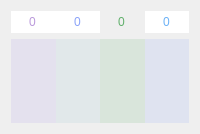
      <widget class="QWidget" name="wefe_page">
       <layout class="QVBoxLayout" name="verticalLayout_2">
        <item>
         <widget class="QFrame" name="wefeContainer">
          <layout class="QGridLayout" name="gridLayout_2">
           <property name="leftMargin">
            <number>0</number>
           </property>
           <property name="topMargin">
            <number>0</number>
           </property>
           <property name="rightMargin">
            <number>0</number>
           </property>
           <property name="bottomMargin">
            <number>0</number>
           </property>
           <property name="horizontalSpacing">
            <number>0</number>
           </property>
           <item row="0" column="1">
            <widget class="QSpinBox" name="excite_spinbox">
             <property name="toolTip">
              <string>&lt;html&gt;&lt;head/&gt;&lt;body&gt;&lt;p&gt;FOCUS&lt;/p&gt;&lt;/body&gt;&lt;/html&gt;</string>
             </property>
             <property name="styleSheet">
              <string notr="true">
    /* ///////////////////////////////////////////////////////////////
    QToolTip
    /////////////////////////////////////////////////////////////// */
    QToolTip {
        background: rgba(23,23,23, 150);
        border: 1px solid rgb(107,177,246);
        border-radius: 5px;
        padding:4px;
        text-align: left;
        color: rgb(107,177,246);
    }

    /* ///////////////////////////////////////////////////////////////
    QSpinBox
    /////////////////////////////////////////////////////////////// */
    QSpinBox {color:rgb(138,162,248);}
    QSpinBox:hover {color: rgb(198,222,255);}
    QSpinBox:focus {color: rgb(168,192,255);}
    </string>
             </property>
             <property name="frame">
              <bool>false</bool>
             </property>
             <property name="alignment">
              <set>Qt::AlignCenter</set>
             </property>
             <property name="buttonSymbols">
              <enum>QAbstractSpinBox::NoButtons</enum>
             </property>
             <property name="maximum">
              <number>10</number>
             </property>
            </widget>
           </item>
           <item row="0" column="0">
            <widget class="QSpinBox" name="wellbeing_spinbox">
             <property name="toolTip">
              <string>&lt;html&gt;&lt;head/&gt;&lt;body&gt;&lt;p&gt;WELLBEING&lt;/p&gt;&lt;/body&gt;&lt;/html&gt;</string>
             </property>
             <property name="styleSheet">
              <string notr="true">
/* ///////////////////////////////////////////////////////////////
QToolTip
/////////////////////////////////////////////////////////////// */
QToolTip {
    background: rgba(23,23,23, 150);
    border: 1px solid rgb(184,153,222);
    border-radius: 5px; 
    padding:4px; 
    text-align: left;
    color: rgb(184,153,222);
}

    /* ///////////////////////////////////////////////////////////////
    QSpinBox
    /////////////////////////////////////////////////////////////// */
    QSpinBox {color:rgb(186,153,219);}
    QSpinBox:hover {color: rgb(246,213,255);}
    QSpinBox:focus {color: rgb(216,183,249);}
    </string>
             </property>
             <property name="frame">
              <bool>false</bool>
             </property>
             <property name="alignment">
              <set>Qt::AlignCenter</set>
             </property>
             <property name="buttonSymbols">
              <enum>QAbstractSpinBox::NoButtons</enum>
             </property>
             <property name="maximum">
              <number>10</number>
             </property>
            </widget>
           </item>
           <item row="0" column="3">
            <widget class="QSpinBox" name="energy_spinbox">
             <property name="toolTip">
              <string>&lt;html&gt;&lt;head/&gt;&lt;body&gt;&lt;p&gt;EXCITEMENT&lt;/p&gt;&lt;/body&gt;&lt;/html&gt;</string>
             </property>
             <property name="styleSheet">
              <string notr="true">    /* ///////////////////////////////////////////////////////////////
    QToolTip
    /////////////////////////////////////////////////////////////// */
    QToolTip {
        background: rgba(23,23,23, 150);
        border: 1px solid rgb(138,162,248);
        border-radius: 5px;
        padding:4px;
        text-align: left;
        color: rgb(138,162,248);
    }

    /* ///////////////////////////////////////////////////////////////
    QSpinBox
    /////////////////////////////////////////////////////////////// */
    QSpinBox {color:rgb(107,177,246);}
    QSpinBox:hover {color: rgb(167,237,255);}
    QSpinBox:focus {color: rgb(137,207,255);}
    </string>
             </property>
             <property name="frame">
              <bool>false</bool>
             </property>
             <property name="alignment">
              <set>Qt::AlignCenter</set>
             </property>
             <property name="buttonSymbols">
              <enum>QAbstractSpinBox::NoButtons</enum>
             </property>
             <property name="maximum">
              <number>10</number>
             </property>
            </widget>
           </item>
           <item row="0" column="2">
            <widget class="QSpinBox" name="focus_spinbox">
             <property name="toolTip">
              <string>&lt;html&gt;&lt;head/&gt;&lt;body&gt;&lt;p&gt;ENERGY&lt;/p&gt;&lt;/body&gt;&lt;/html&gt;</string>
             </property>
             <property name="styleSheet">
              <string notr="true">
/* ///////////////////////////////////////////////////////////////
QToolTip
/////////////////////////////////////////////////////////////// */
QToolTip {
    background: rgba(23,23,23, 150);
    border: 1px solid rgb(104,174,102);
    border-radius: 5px; 
    padding:4px; 
    text-align: left;
    color: rgb(104,174,102);
}

/* ///////////////////////////////////////////////////////////////
QSpinBox
/////////////////////////////////////////////////////////////// */
QSpinBox {background:transparent;color:rgb(96,175,107);}
QSpinBox:hover {color: rgb(156,235,167);}
QSpinBox:focus {color: rgb(126,205,137);}
</string>
             </property>
             <property name="frame">
              <bool>false</bool>
             </property>
             <property name="alignment">
              <set>Qt::AlignCenter</set>
             </property>
             <property name="buttonSymbols">
              <enum>QAbstractSpinBox::NoButtons</enum>
             </property>
             <property name="maximum">
              <number>10</number>
             </property>
            </widget>
           </item>
           <item row="1" column="3" rowspan="2">
            <widget class="QSlider" name="energy_slider">
             <property name="sizePolicy">
              <sizepolicy hsizetype="Expanding" vsizetype="Expanding">
               <horstretch>0</horstretch>
               <verstretch>0</verstretch>
              </sizepolicy>
             </property>
             <property name="toolTip">
              <string>&lt;html&gt;&lt;head/&gt;&lt;body&gt;&lt;p&gt;ENERGY&lt;/p&gt;&lt;/body&gt;&lt;/html&gt;</string>
             </property>
             <property name="styleSheet">
              <string notr="true">
    /* ///////////////////////////////////////////////////////////////
    QToolTip
    /////////////////////////////////////////////////////////////// */
    QToolTip {
        background: rgba(23,23,23, 150);
        border: 1px solid rgb(138,162,248);
        border-radius: 5px;
        padding:4px;
        text-align: left;
        color: rgb(138,162,248);
    }
    

/* ///////////////////////////////////////////////////////////////
QSlider Colors
/////////////////////////////////////////////////////////////// */

QSlider::handle:vertical {
background:rgb(137,163,248);}
QSlider::handle:vertical:hover {background:rgb(177,203,255);}
QSlider::handle:vertical:pressed {background:rgb(87,113,198);}
QSlider::groove:vertical:hover {background:rgba(137,163,248,0.25);}
QSlider::groove:vertical {background:rgba(137,163,248,0.15);}</string>
             </property>
             <property name="maximum">
              <number>10</number>
             </property>
            </widget>
           </item>
           <item row="1" column="2" rowspan="2">
            <widget class="QSlider" name="focus_slider">
             <property name="sizePolicy">
              <sizepolicy hsizetype="Expanding" vsizetype="Expanding">
               <horstretch>0</horstretch>
               <verstretch>0</verstretch>
              </sizepolicy>
             </property>
             <property name="toolTip">
              <string>&lt;html&gt;&lt;head/&gt;&lt;body&gt;&lt;p&gt;FOCUS&lt;/p&gt;&lt;/body&gt;&lt;/html&gt;</string>
             </property>
             <property name="styleSheet">
              <string notr="true">
/* ///////////////////////////////////////////////////////////////
QToolTip
/////////////////////////////////////////////////////////////// */
QToolTip {
    background: rgba(23,23,23, 150);
    border: 1px solid rgb(104,174,102);
    border-radius: 5px; 
    padding:4px; 
    text-align: left;
    color: rgb(104,174,102);
}

/* ////////////////////////////////////////////////////////////////////////
energy slider
//////////////////////////////////////////////////////////////////////// */
QSlider::handle:vertical {
background:rgb(96,174,106);}
QSlider::groove:vertical {background:rgba(96,174,106, 0.15);}
QSlider::handle:vertical:hover {background:rgb(126,204,136);}
QSlider::handle:vertical:pressed {background:rgb(76,154,86);}
QSlider::groove:vertical:hover {background:rgba(96,174,106,0.35);}
</string>
             </property>
             <property name="maximum">
              <number>10</number>
             </property>
             <property name="invertedAppearance">
              <bool>false</bool>
             </property>
             <property name="invertedControls">
              <bool>false</bool>
             </property>
             <property name="tickPosition">
              <enum>QSlider::NoTicks</enum>
             </property>
            </widget>
           </item>
           <item row="1" column="1" rowspan="2">
            <widget class="QSlider" name="excite_slider">
             <property name="sizePolicy">
              <sizepolicy hsizetype="Expanding" vsizetype="Expanding">
               <horstretch>0</horstretch>
               <verstretch>0</verstretch>
              </sizepolicy>
             </property>
             <property name="toolTip">
              <string>&lt;html&gt;&lt;head/&gt;&lt;body&gt;&lt;p&gt;EXCITEMENT&lt;/p&gt;&lt;/body&gt;&lt;/html&gt;</string>
             </property>
             <property name="styleSheet">
              <string notr="true">
    /* ///////////////////////////////////////////////////////////////
    QToolTip
    /////////////////////////////////////////////////////////////// */
    QToolTip {
        background: rgba(23,23,23, 150);
        border: 1px solid rgb(107,177,246);
        border-radius: 5px;
        padding:4px;
        text-align: left;
        color: rgb(107,177,246);
    }
    



/* ///////////////////////////////////////////////////////////////
QSlider Colors
/////////////////////////////////////////////////////////////// */

QSlider::handle:vertical {
background:rgb(150,194,206);}
QSlider::handle:vertical:hover {background:rgb(190,234,246);}
QSlider::handle:vertical:pressed {background:rgb(100,144,156);}
QSlider::groove:vertical:hover {background:rgba(150,194,206,0.25);}
QSlider::groove:vertical {background:rgba(150,194,206,0.15);}

        </string>
             </property>
             <property name="maximum">
              <number>10</number>
             </property>
             <property name="invertedAppearance">
              <bool>false</bool>
             </property>
             <property name="invertedControls">
              <bool>false</bool>
             </property>
             <property name="tickPosition">
              <enum>QSlider::NoTicks</enum>
             </property>
            </widget>
           </item>
           <item row="1" column="0" rowspan="2">
            <widget class="QSlider" name="wellbeing_slider">
             <property name="sizePolicy">
              <sizepolicy hsizetype="Expanding" vsizetype="Expanding">
               <horstretch>0</horstretch>
               <verstretch>0</verstretch>
              </sizepolicy>
             </property>
             <property name="toolTip">
              <string>&lt;html&gt;&lt;head/&gt;&lt;body&gt;&lt;p&gt;WELLBEING&lt;/p&gt;&lt;/body&gt;&lt;/html&gt;</string>
             </property>
             <property name="styleSheet">
              <string notr="true">
    /* ///////////////////////////////////////////////////////////////
    QToolTip
    /////////////////////////////////////////////////////////////// */
    QToolTip {
        background: rgba(23,23,23, 150);
        border: 1px solid rgb(171,143,238);
        border-radius: 5px;
        padding:4px;
        text-align: left;
        color: rgb(171,143,238);
    }
    

/* ///////////////////////////////////////////////////////////////
QSlider Colors
/////////////////////////////////////////////////////////////// */

QSlider::handle:vertical {
background:rgb(171,145,238);}
QSlider::handle:vertical:hover {background:rgb(211,185,255);}
QSlider::handle:vertical:pressed {
background:rgb(121,95,188);}
QSlider::groove:vertical:hover {background:rgba(171,145,238,0.25);}
QSlider::groove:vertical {background:rgba(171,145,238,0.15);}
</string>
             </property>
             <property name="maximum">
              <number>10</number>
             </property>
             <property name="invertedAppearance">
              <bool>false</bool>
             </property>
             <property name="invertedControls">
              <bool>false</bool>
             </property>
             <property name="tickPosition">
              <enum>QSlider::NoTicks</enum>
             </property>
            </widget>
           </item>
          </layout>
         </widget>
        </item>
       </layout>
      </widget>
